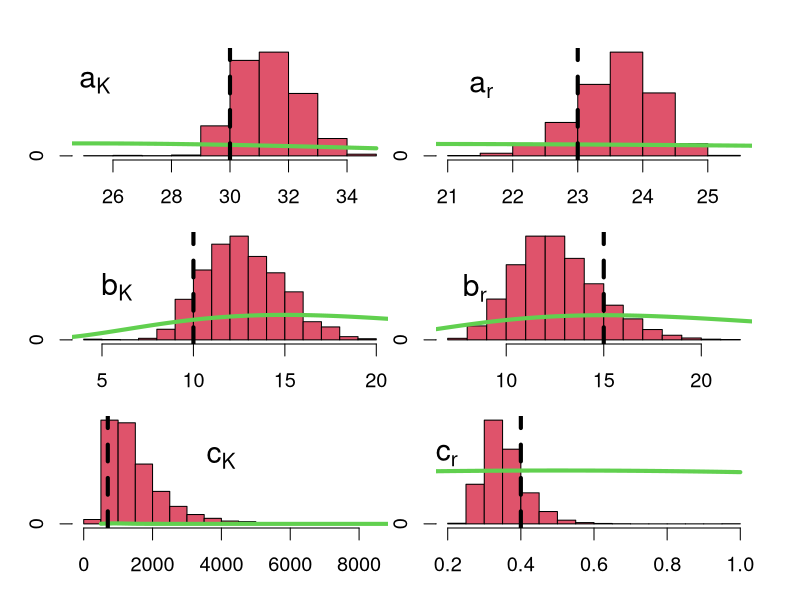

Generate this figure with R:
# Copyleft (or the one to blame): Carvalho, LMF (2014)
# Last updated: 09/06/2014 
posterior <- data.frame(read.table("DATA/posterior_simudata.txt",T))
M <- 10000
prior <- data.frame( # prior distributions for r(T) and K(T) parameters
  a1 = rnorm(M, 25, 5),
  b1 = rgamma(M, 2, 1/10),
  c1 = rgamma(M, 10, 1/100),
  a2 = rnorm(M, 25, 5),
  b2 = rgamma(M, 2, 1/10),
  c2 = rnorm(M, .5, 2)
)
#### Fixed parameter values
a1 <- 30
a2 <- 23
b1 <- 10
b2 <- 15
c1 <- 700
c2 <- .40
############
# Prior vs Posterior plots -- Figure 1
jpeg(filename = "fig_1.jpeg",
     width = 30, height = 40, units = "cm", pointsize = 18,
     quality = 100, res = 500)
par(mfrow = c(3, 2),
    oma =  c(1, 2, 1, 1),
    mar = c(2, 1, 1, 1),
    cex = 1.2)

ha1 <- hist(posterior$a1, plot = FALSE)
ha1$counts <- ha1$counts/sum(ha1$counts)
plot(ha1, col = 2, main = "",
     xlab = expression(a[K]))
lines(seq(20, 35,.1), dnorm(seq(20, 35, .1), 25, 10), col = 3, lwd = 4)
legend(x = 23, y = .35, legend =  expression(a[K]), bty = "n", cex = 1.5)
abline(v = a1, lwd = 4, lty = 2)

ha2 <- hist(posterior$a2, plot = FALSE)
ha2$counts <- ha2$counts/sum(ha2$counts)
plot(ha2, col = 2, main = "", xlab = expression(a[2]))
lines(seq(10, 30, .1), dnorm(seq(10, 30, .1), 20, 10), col = 3, lwd = 4)
legend(x = 20.5, y = .35, legend =  expression(a[r]), bty = "n", cex = 1.5)
abline(v = a2, lwd = 4, lty = 2)

hb1 <- hist(posterior$b1, plot = FALSE)
hb1$counts <- hb1$counts/sum(hb1$counts)
plot(hb1, col = 2, main = "", xlab = expression(b[K]))
lines(seq(1, 165, .1), dgamma(seq(1, 165, .1), 4, 1/5),col = 3,lwd = 4)
legend(x = 2, y = .16, legend =  expression(b[K]), bty = "n", cex = 1.5)
abline(v = b1, lwd = 4, lty = 2)

hb2 <- hist(posterior$b2, plot = FALSE)
hb2$counts <- hb2$counts/sum(hb2$counts)
plot(hb2, col = 2, main = "", xlab = expression(b[r]))
lines(seq(.1, 45, .1), dgamma(seq(.1, 45, .1), 4, 1/5), col = 3, lwd = 4)
legend(x = 5, y = .16, legend =  expression(b[r]), bty = "n", cex = 1.5)
abline(v = b2, lwd = 4, lty = 2)

hc1 <- hist(posterior$c1, plot = FALSE)
hc1$counts <- hc1$counts/sum(hc1$counts)
plot(hc1, col = 2, main = "", xlab = expression(c[1]))
lines(seq(500, 15000, 1), dgamma(seq(500, 15000, 1), 10, 1/100), col = 3,lwd = 4)
legend(x = 2000, y = .3, legend =  expression(c[K]), bty = "n", cex = 1.5)
abline(v = c1, lwd = 4, lty = 2)

hc2 <- hist(posterior$c2, plot = FALSE)
hc2$counts <- hc2$counts/sum(hc2$counts)
plot(hc2, col = 2, main = "", xlab = expression(c[2]))
lines(seq(0, 1, .01), dnorm(seq(0, 1, .01), .5, 2), col = 3, lwd = 4)
legend(x = .02, y = .39, legend =  expression(c[r]), bty = "n", cex = 1.5)
abline(v = c2, lwd = 4, lty = 2)

dev.off()
